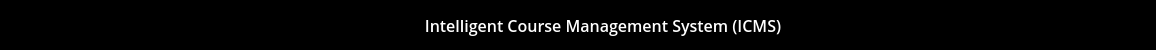
     <widget class="QFrame" name="main_header">
      <property name="minimumSize">
       <size>
        <width>0</width>
        <height>0</height>
       </size>
      </property>
      <property name="maximumSize">
       <size>
        <width>16777215</width>
        <height>50</height>
       </size>
      </property>
      <property name="styleSheet">
       <string notr="true">QFrame{
	border-bottom: 1px solid #000;
	
	background-color: rgb(0, 0, 0);
}</string>
      </property>
      <property name="frameShape">
       <enum>QFrame::WinPanel</enum>
      </property>
      <property name="frameShadow">
       <enum>QFrame::Raised</enum>
      </property>
      <layout class="QHBoxLayout" name="horizontalLayout_2">
       <property name="spacing">
        <number>0</number>
       </property>
       <property name="leftMargin">
        <number>0</number>
       </property>
       <property name="topMargin">
        <number>0</number>
       </property>
       <property name="rightMargin">
        <number>0</number>
       </property>
       <property name="bottomMargin">
        <number>0</number>
       </property>
       <item>
        <widget class="QFrame" name="tittle_bar_container">
         <property name="frameShape">
          <enum>QFrame::StyledPanel</enum>
         </property>
         <property name="frameShadow">
          <enum>QFrame::Raised</enum>
         </property>
         <layout class="QHBoxLayout" name="horizontalLayout_5">
          <property name="spacing">
           <number>0</number>
          </property>
          <property name="leftMargin">
           <number>0</number>
          </property>
          <property name="topMargin">
           <number>0</number>
          </property>
          <property name="rightMargin">
           <number>0</number>
          </property>
          <property name="bottomMargin">
           <number>0</number>
          </property>
          <item>
           <widget class="QFrame" name="left_menu_toggle">
            <property name="minimumSize">
             <size>
              <width>50</width>
              <height>0</height>
             </size>
            </property>
            <property name="maximumSize">
             <size>
              <width>50</width>
              <height>16777215</height>
             </size>
            </property>
            <property name="styleSheet">
             <string notr="true">QFrame{
	background-color: #000;
}
QPushButton{
	padding: 5px 10px;
	border: none;
	border-radius: 5px;
	background-color: #000;
	color: #fff;
}
QPushButton:hover{
	background-color: rgb(0, 92, 157);
}</string>
            </property>
            <property name="frameShape">
             <enum>QFrame::StyledPanel</enum>
            </property>
            <property name="frameShadow">
             <enum>QFrame::Raised</enum>
            </property>
            <layout class="QHBoxLayout" name="horizontalLayout_4">
             <property name="spacing">
              <number>0</number>
             </property>
             <property name="leftMargin">
              <number>0</number>
             </property>
             <property name="topMargin">
              <number>0</number>
             </property>
             <property name="rightMargin">
              <number>0</number>
             </property>
             <property name="bottomMargin">
              <number>0</number>
             </property>
            </layout>
           </widget>
          </item>
          <item>
           <widget class="QFrame" name="tittle_bar">
            <property name="enabled">
             <bool>true</bool>
            </property>
            <property name="autoFillBackground">
             <bool>false</bool>
            </property>
            <property name="styleSheet">
             <string notr="true">QLabel{
	color: #fff;
}</string>
            </property>
            <property name="frameShape">
             <enum>QFrame::StyledPanel</enum>
            </property>
            <property name="frameShadow">
             <enum>QFrame::Raised</enum>
            </property>
            <layout class="QVBoxLayout" name="verticalLayout_9">
             <property name="sizeConstraint">
              <enum>QLayout::SetDefaultConstraint</enum>
             </property>
             <property name="leftMargin">
              <number>11</number>
             </property>
             <item>
              <widget class="QLabel" name="label_6">
               <property name="minimumSize">
                <size>
                 <width>1076</width>
                 <height>20</height>
                </size>
               </property>
               <property name="font">
                <font>
                 <family>Open Sans Semibold</family>
                 <pointsize>12</pointsize>
                </font>
               </property>
               <property name="text">
                <string>Intelligent Course Management System (ICMS)</string>
               </property>
               <property name="textFormat">
                <enum>Qt::AutoText</enum>
               </property>
               <property name="scaledContents">
                <bool>false</bool>
               </property>
               <property name="alignment">
                <set>Qt::AlignCenter</set>
               </property>
               <property name="wordWrap">
                <bool>false</bool>
               </property>
              </widget>
             </item>
            </layout>
           </widget>
          </item>
         </layout>
        </widget>
       </item>
       <item>
        <widget class="QFrame" name="top_right_btns">
         <property name="maximumSize">
          <size>
           <width>100</width>
           <height>16777215</height>
          </size>
         </property>
         <property name="styleSheet">
          <string notr="true">QPushButton{
	border-radius: 5px;
}
QPushButton:hover{
	background-color: rgb(0, 92, 157);
}</string>
         </property>
         <property name="frameShape">
          <enum>QFrame::StyledPanel</enum>
         </property>
         <property name="frameShadow">
          <enum>QFrame::Raised</enum>
         </property>
         <layout class="QHBoxLayout" name="horizontalLayout_3">
          <property name="spacing">
           <number>10</number>
          </property>
          <property name="leftMargin">
           <number>0</number>
          </property>
          <property name="topMargin">
           <number>0</number>
          </property>
          <property name="rightMargin">
           <number>0</number>
          </property>
          <property name="bottomMargin">
           <number>0</number>
          </property>
         </layout>
        </widget>
       </item>
      </layout>
     </widget>
